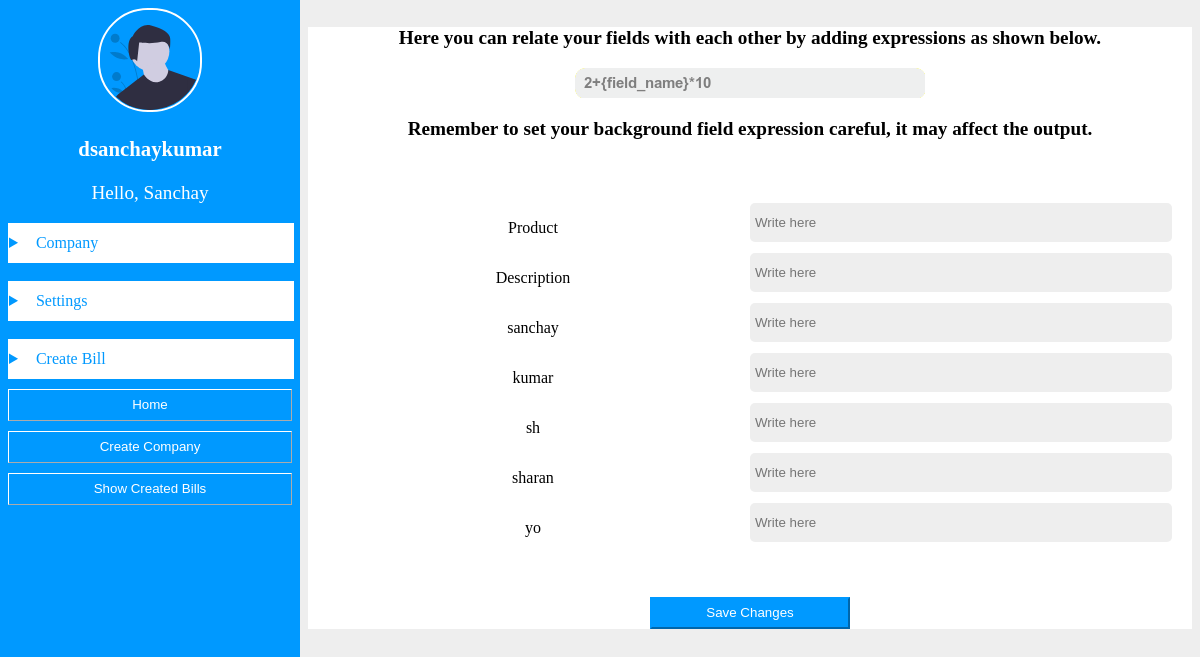
Screenshot of /settings/company/4/sanchay/expression/ (signed in) with the database file from the repository.
### authentication/models.py (models this page shows, shortened)
class UserModel(AbstractBaseUser):
    email = models.EmailField(verbose_name='email', unique=True)
    username = models.SlugField(max_length=25, unique=True)
    first_name = models.CharField(max_length=25, blank=False, null=False)
    last_name = models.CharField(max_length=25, blank=True, null=True)
    city = models.CharField(max_length=30, blank=False, null=False)
    state = models.CharField(max_length=30, blank=False, null=False)
    avatar = models.ImageField(verbose_name='avatar', upload_to='profile/pic/', blank=False, null=False)
    date_joined = models.DateTimeField(auto_now_add=True)
    active = models.BooleanField(default=False)
    is_superuser = models.BooleanField(default=False)
    is_staff = models.BooleanField(default=False)
    objects = UserManager()
    USERNAME_FIELD = 'email'
    REQUIRED_FIELDS = ['first_name', 'city', 'state']
    def get_absolute_url(self):
        return reverse('authentication:profile_url')

### company/models.py (models this page shows)
class BillTitle(models.Model):
    company = models.ForeignKey(Company, on_delete=models.CASCADE, related_name='bill_company_title')
    title1 = models.CharField(max_length=10)
    title2 = models.CharField(max_length=10, blank=True, null=True)
    title3 = models.CharField(max_length=10, blank=True, null=True)
    title4 = models.CharField(max_length=10, blank=True, null=True)
    title5 = models.CharField(max_length=10, blank=True, null=True)
    created = models.DateTimeField(auto_now_add=True)
    active = models.BooleanField(default=True)
    class Meta:
        verbose_name = 'Bill Title'
        verbose_name_plural = 'Bill Titles'

### essentials/views.py (the view, shortened to what this page needs)
# urls.py: path('expression/', AddExpressionsToFields.as_view(), name='add_expression'),
class AddExpressionsToFields(LoginRequiredMixin, View):
    def get(self, request, pk, slug):
        single_company = get_object_or_404(Company, pk=pk, slug=slug, user=self.request.user)
        title = AddDefaultData.get_title(company=single_company)
        company = Company.objects.filter(user=request.user, active=True)
        title_dict = {key: '' for key in title}
        print(title_dict)
        return render(request, 'settings/add_expressions.html', {'title': title_dict, 'company': company})

### company/models.py (called while the page is built)
    def get_absolute_url(self):
        return reverse('company:detail_company', args=[self.pk, self.slug])

### essentials/views.py (called while the page is built)
    @classmethod
    def get_title(cls, company) -> list:
        titles = []
        bill_title = BillTitle.objects.filter(company=company, active=True)
        for bill in bill_title.iterator():
            if bill.title1:
                titles.append(bill.title1)
            if bill.title2:
                titles.append(bill.title2)
            if bill.title3:
                titles.append(bill.title3)
            if bill.title4:
                titles.append(bill.title4)
            if bill.title5:
                titles.append(bill.title5)
        return titles

### essentials/templates/settings/add_expressions.html (shortened to what this page needs)
{% extends 'base/base.html' %}
{% load static %}
{% block link %}<link rel="stylesheet" href="{% static 'css/base/base.css' %}"/>{% endblock link%}
{% block right %}
			<div class="white-background">
			<div class="expression-explain">
			<h3>Here you can relate your fields with each other by adding expressions as shown below.</h3>
			<img src="{% static 'images/expression_exp.png' %}"/>
			<h3>Remember to set your background field expression careful, it may affect the output.</h3>
		</div><br><br>
		<form method="post" action=".">
		<div class="expression-top_label">
            {% for t, val in title.items %}
                <div>
                    <p>{{ t }}</p>
                </div>
                <div class="expression-input-class">
                    <input type="text" placeholder="Write here" name="{{ t }}" value="{{ val }}">
                </div>
            {% endfor %}
		</div><br><br>
		<div>
			<button class="expression-save-btn" type="submit">Save Changes</button>
		</div>
		</form>
			</div>
{% endblock right %}

### authentication/templates/base/base.html (shortened to what this page needs)
{% load static %}
<!DOCTYPE html>
<html>
	<head>
	</head>
	{% block link %}{% endblock link %}
	<body>
		<div class="split" id="split">
			<div class="left">
				<div class="profile-pic">
		<p class="username">{{ user.username }}</p>
		<p class="full-name">Hello, {{ user.first_name }}</p>
		<div class="company-list">
			<details>
				<summary><span class="detail-summary">Company</span></summary>
			</details>
		</div><br>
		<div class="company-list">
			<details>
				<summary><span class="detail-summary">Settings</span></summary>
			</details>
		</div><br>
		<div class="company-list">
			<details>
				<summary><span class="detail-summary">Create Bill</span></summary>
			</details>
		</div>
		<a href="{{ user.get_absolute_url }}"><button class="bill-btn">Home</button></a>
		<a href="{% url 'company:create_company' %}"><button class="bill-btn">Create Company</button></a>
		<button class="bill-btn">Show Created Bills</button>
		</div>
			</div>
			<div class="right" id="right">
				{% block right %}
                {% endblock right %}
			</div>
		</div>
	</body>
</html>

### authentication/static/css/base/base.css (style rules this page uses)
body { margin:0; }
.split { display:grid; grid-template-rows:auto auto; height:100%; }
.left { background:#0099ff; padding:8px; }
.right { background:#eee; overflow-y: none; padding:8px; }
.profile-pic { width:100%; height:100%; text-align:center; }
.profile-img { width:100px; height:100px; border-radius:50px; border-color:#fff; border-width:2px; border-style:solid; }
.username { font-size:1.3em; color:#fff; font-weight:900; }
.full-name { color:#fff; font-size:1.2em; }
.company-list { width:100%; border-style:solid; border-width:1px; border-color:#fff; text-align:left; padding-top:10px; padding-bottom:10px; background:#fff; }
details { user-select:none; }
.detail-summary { color:#0099ff; padding-left:10px; }
summary { width:100%; }
summary::marker { color:#0099ff; }
.bill-btn { width:100%; height:2rem; background:#0099ff; border-width:1px; border-color:#fff; margin-top:10px; color:#fff; }
.white-background { background:#fff; }
.expression-top_label { display:grid; grid-template-columns:repeat(auto-fit, minmax(20rem, 1fr)); justify-items:center; padding:8px; }
.expression-input-class { width:100%; }
input { width:95%; line-height:2.2em; border-radius:5px; border-width:0; background:#eee; padding:5px; }
.expression-explain h3 { text-align:center; font-size:1.2em; }
.expression-explain img { display:block; margin: 0 auto; }
.expression-save-btn { background:#0099ff; color:#fff; border-color:#0099ff; width:200px; line-height:2em; display:block; margin:0 auto; }
@media screen and (min-width:800px) { .split { display:grid; grid-template-rows:none; grid-template-columns:1fr 3fr; position:fixed; width:100%; height:100%; } }
@media screen and (min-width:800px) { .left { height:100%; } }
@media screen and (min-width:800px) { .right { overflow-y: auto; } }
@media screen and (min-width:800px) { .expression-top_label { display:grid; grid-template-columns:repeat(2, 1fr); justify-items:center; padding:8px; } }

### rows the page displays
UserModel: username "dsanchaykumar", first_name "Sanchay"
BillTitle: title "Product" "Description" "sanchay" "kumar" "sh"
BillTitle: title "sharan" "yo"
